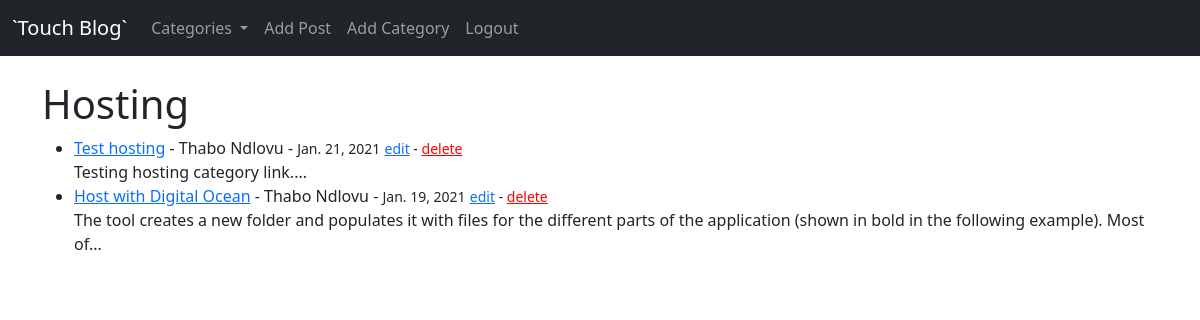
Page /blog/category/hosting/ (signed in) on the committed database.
### blog/models.py (models this page shows, shortened)
class Post(models.Model):
    title = models.CharField(max_length=255)
    author = models.ForeignKey(User, on_delete=models.CASCADE)
    body = models.TextField()
    post_date = models.DateField(auto_now_add=True)
    category = models.CharField(max_length=255, default='coding')
    likes = models.ManyToManyField(User, related_name="blog_posts")

### blog/views.py (the view)
# urls.py: path('category/<str:cats>/', CategoryView, name="category"),
def CategoryView(request, cats):
	category_posts = Post.objects.filter(category=cats.replace('-',' ')).order_by('-post_date')
	cat_menu = Category.objects.all()             # so as to render the category nav-link in this page
	context = {'cats':cats.title().replace('-',' '), 'category_posts':category_posts, 'cat_menu':cat_menu}
	return render(request, 'categories.html', context)

### blog/models.py (called while the page is built)
	def __str__(self):
		return self.name

### blog/templates/categories.html (shortened to what this page needs)
{% extends 'base.html' %}
{% block content %}
{% if category_posts %}
    <h1>{{ cats }} </h1>
	<ul>
		{% for post in category_posts %}
			<li>
				<a href="{% url 'article' post.pk %}">{{ post.title }}</a>
				 - {{ post.author.first_name }} {{ post.author.last_name }} - <small>{{ post.post_date }}</small>
				 <small>
					{% if user.is_authenticated %}
					<a href="{% url 'update_post' post.pk %}">edit</a> -
					<a style="color: red;" href="{% url 'delete_post' post.pk %}">delete</a>
					{% endif %}
				 </small>
				 <br>
				{{ post.body|slice:":150"|safe }}...
				</li>
		{% endfor %}
	</ul>
{% else %}
	<h3 style="color:red; text-align:center; margin-top:200px;">Sorry this page does not exist..</h3>
{% endif %}
{% endblock %}

### rows in the picture
Post: title "Test hosting", author.first_name "Thabo", author.last_name "Ndlovu", post_date "Jan. 21, 2021", body "Testing hosting category link."
Post: title "Host with Digital Ocean", author.first_name "Thabo", author.last_name "Ndlovu", post_date "Jan. 19, 2021", body "The tool creates a new folder and populates it with files for the different parts of the application (shown in bold in the following example). Most of"

### other values in the picture
{{ cats }} "Hosting"
